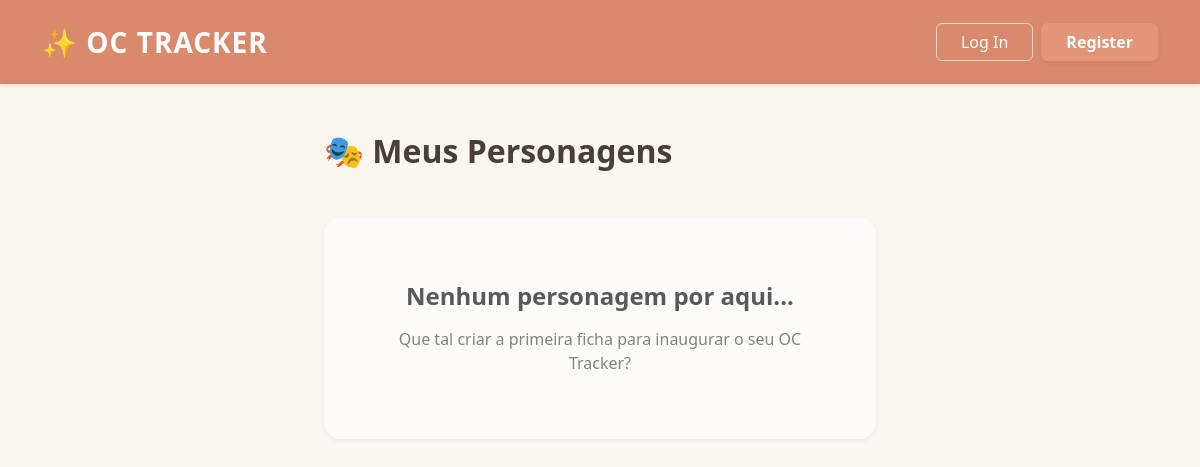
Before: / with the older database file.
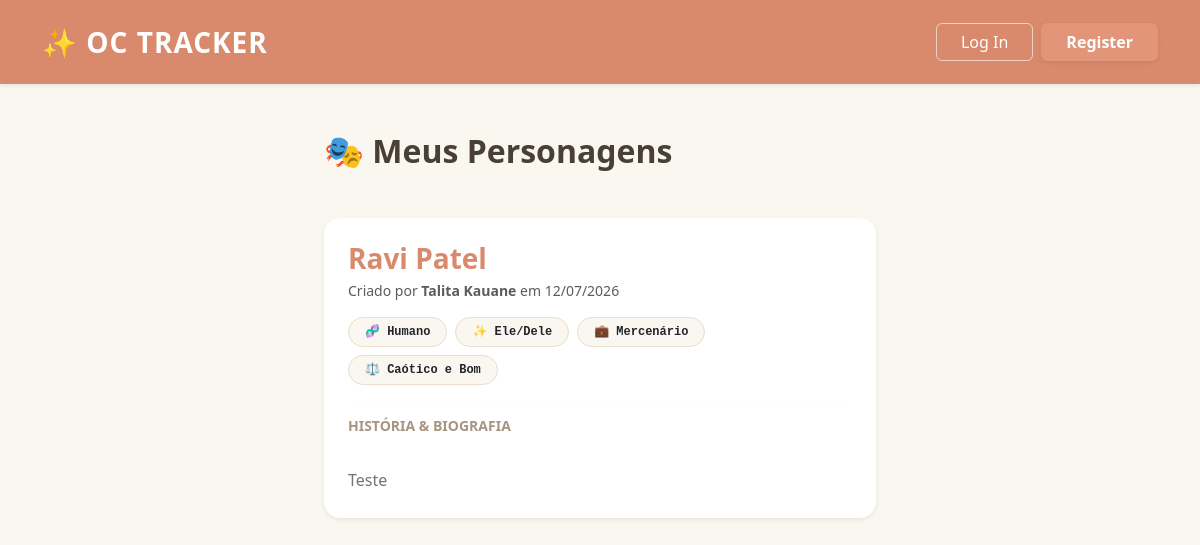
After: the same page with the newer database file.
### tables this page shows
CREATE TABLE personagem (
  id INTEGER PRIMARY KEY AUTOINCREMENT,
  user_id INTEGER NOT NULL,
  criado TIMESTAMP NOT NULL DEFAULT CURRENT_TIMESTAMP,
  nome TEXT NOT NULL,
  especie TEXT NOT NULL,
  alinhamento TEXT,
  pronomes TEXT,
  ocupacao TEXT,
  biografia TEXT NOT NULL,
  imagem_url TEXT,
  FOREIGN KEY (user_id) REFERENCES user (id)
);

CREATE TABLE user (
  id INTEGER PRIMARY KEY AUTOINCREMENT,
  username TEXT UNIQUE NOT NULL,
  password TEXT NOT NULL
);

### flaskr/oc.py (the view)
@bp.route('/')
def index():
    db = get_db()
    posts = db.execute(
        'SELECT p.id, p.nome AS title, p.biografia AS body, p.criado AS created, p.user_id AS author_id, '
        ' p.especie, p.alinhamento, p.pronomes, p.ocupacao, p.imagem_url, u.username'
        ' FROM personagem p JOIN user u ON p.user_id = u.id'
        ' ORDER BY p.criado DESC'
    ).fetchall()
    return render_template('blog/index.html', posts=posts)

### flaskr/auth.py (called while the page is built)
@bp.before_app_request
def load_logged_in_user():
    user_id = session.get('user_id')
    if user_id is None:
        g.user = None
    else:
        g.user = get_db().execute(
            'SELECT * FROM user WHERE id = ?', (user_id,)
        ).fetchone()

### flaskr/db.py (called while the page is built)
def get_db():
    if 'db' not in g:
        g.db = sqlite3.connect(
            current_app.config['DATABASE'],
            detect_types=sqlite3.PARSE_DECLTYPES
        )
        g.db.row_factory = sqlite3.Row
    return g.db

### flaskr/templates/blog/index.html (shortened to what this page needs)
{% extends 'base.html' %}
{% block header %}
<div class="d-flex justify-content-between align-items-center mb-4">
  <h2 class="fw-bold m-0" style="color: #4a3f35;">🎭 Meus Personagens</h2>
</div>
{% endblock %}
{% block content %}
  {% if not posts %}
    <div class="card text-center p-5 border-0 shadow-sm rounded-4 bg-white opacity-75">
      <div class="card-body">
        <h4 class="fw-bold mb-3">Nenhum personagem por aqui...</h4>
        <p class="text-muted mb-0">Que tal criar a primeira ficha para inaugurar o seu OC Tracker?</p>
      </div>
    </div>
  {% endif %}
  {% for post in posts %}
    <div class="card shadow-sm border-0 rounded-4 mb-4 bg-white">
      <div class="card-body p-4">
        <div class="d-flex justify-content-between align-items-start mb-2">
          <div>
            <h3 class="card-title fw-bold mb-1" style="color: #d98a6c;">{{ post['title'] }}</h3>
            <div class="text-muted small">
              Criado por <strong>{{ post['username'] }}</strong> em {{ post['created'].strftime('%d/%m/%Y') }}
            </div>
          </div>
        </div>
        <div class="d-flex flex-wrap gap-2 my-3">
          <span class="badge rounded-pill px-3 py-2 text-dark font-monospace" style="background-color: #faf6f0; border: 1px solid #eadecc;">
            🧬 {{ post['especie'] }}
          </span>
          {% if post['pronomes'] %}
          <span class="badge rounded-pill px-3 py-2 text-dark font-monospace" style="background-color: #faf6f0; border: 1px solid #eadecc;">
            ✨ {{ post['pronomes'] }}
          </span>
          {% endif %}
          {% if post['ocupacao'] %}
          <span class="badge rounded-pill px-3 py-2 text-dark font-monospace" style="background-color: #faf6f0; border: 1px solid #eadecc;">
            💼 {{ post['ocupacao'] }}
          </span>
          {% endif %}
          {% if post['alinhamento'] %}
          <span class="badge rounded-pill px-3 py-2 text-dark font-monospace" style="background-color: #faf6f0; border: 1px solid #eadecc;">
            ⚖️ {{ post['alinhamento'] }}
          </span>
          {% endif %}
        </div>
        <hr class="my-3" style="border-color: #faf6f0;">
        <div class="mt-2">
          <h6 class="fw-bold small text-uppercase tracking-wide mb-2" style="color: #a89482;">História & Biografia</h6>
          <p class="card-text text-secondary style-body" style="white-space: pre-line; line-height: 1.6;">
            {{ post['body'] }}
          </p>
        </div>
      </div>
    </div>
  {% endfor %}
{% endblock %}

### flaskr/templates/base.html (shortened to what this page needs)
<!doctype html>
<html lang="pt-br">
<head>
  <link href="https://cdn.jsdelivr.net/npm/bootstrap@5.3.0/dist/css/bootstrap.min.css" rel="stylesheet">
</head>
<body>
  <nav class="navbar navbar-expand-lg navbar-dark custom-navbar mb-5 shadow-sm py-3">
    <div class="container flex-column flex-md-row text-center text-md-start">
      <a class="navbar-brand fw-bold text-uppercase mb-3 mb-md-0" href=""{{ url_for('blog.index') }}"">
        ✨ OC Tracker
      </a>
      <div class="ms-md-auto">
        <div class="d-flex align-items-center justify-content-center gap-2">
{% if g.user %}
            <span class="text-light me-2">Olá, <strong>{{ g.user['username'] }}</strong></span>
            <a class="btn btn-outline-light px-4" href="{{ url_for('auth.logout') }}">Log Out</a>
          {% else %}
            <a class="btn btn-outline-light px-4" href="{{ url_for('auth.login') }}">Log In</a>
            <a class="btn btn-primary px-4 shadow-sm fw-bold" href="{{ url_for('auth.register') }}">Register</a>
          {% endif %}
        </div>
      </div>
    </div>
  </nav>
<main class="container-fluid px-0 my-4">
    <div class="row g-0 justify-content-center align-items-stretch" style="min-height: 70vh;">
      <div class="col-12 col-md-9 col-lg-6 px-4 d-flex flex-column">
        <header class="mb-4 text-center text-md-start">
          {% block header %}{% endblock %}
        </header>
        {% block content %}{% endblock %}
      </div>
    </div>
  </main>
</body>
</html>

### flaskr/templates/base.html (style rules this page uses)
body { background-color: #faf6f0 !important; color: #4a3f35; }
.custom-navbar { background-color: #d98a6c !important; }
.btn-primary { background-color: #e29578 !important; border-color: #e29578 !important; color: #fff !important; }
.btn-outline-light { color: #fff !important; border-color: rgba(255, 255, 255, 0.6) !important; }
.navbar-brand { font-size: 1.75rem !important; letter-spacing: 1px; }

Changed rows visible on the page:
added personagem: title "Ravi Patel", username "Talita Kauane", created "12/07/2026", especie "Humano", pronomes "Ele/Dele", ocupacao "Mercenário", alinhamento "Caótico e Bom", body "Teste"
Other visible differences:
text no longer shown: "Nenhum personagem por aqui... Que tal criar a primeira ficha para inaugurar o seu OC Tracker?"
